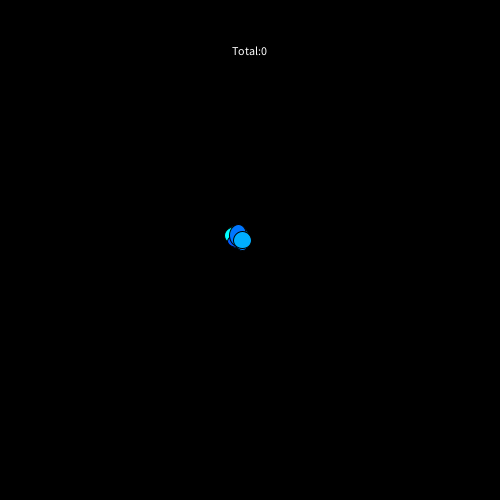
Frame 1 (no input)
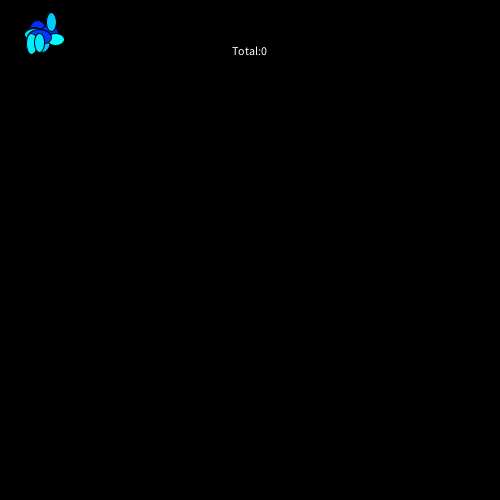
Frame 60 (the mouse pressed at the canvas centre just before this capture)
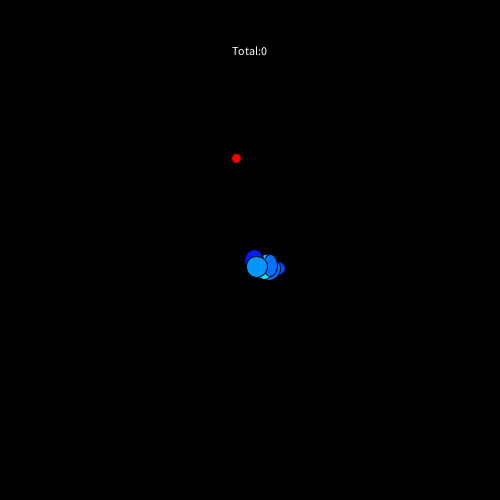
Frame 120 (the mouse held since frame 60 and released just before this capture)

The Processing sketch that drew these frames (run headless with seeded random() and noise(); from frame 60 on, the mouse is pressed at the canvas centre):

// Processing sketch: ChemotaxisEverts
// ── ChemotaxisEverts.pde
Bacteria [] b;
int savedTime;
int totalTime = 5000;
boolean target = false;
PVector targetPos;
int total=0;
boolean reached = false, gameOver = false;
int deleteIndex = 9;


//declare bacteria variables here   
 void setup()   
 {     
   size(500, 500);
   b = new Bacteria[10];
   for(int i=0; i<10; i++){
     b[i]= new Bacteria(width/2, height/2);
   }
   targetPos = new PVector((int)(Math.random()*400)+50, (int)(Math.random()*400)+50);
   textAlign(CENTER, CENTER);
 }   
 void draw()   
 {    
   background(0);
   fill(255);
   text("Total:" + total, width/2, 50);
   if(!gameOver){
     for(int i=0; i<=deleteIndex; i++){
     b[i].move();
     b[i].show();
     if(abs(b[i].x-targetPos.x)<5 && abs(b[i].y-targetPos.y)<5 ){
       total++;
       reached = true;
       println("" + total);
     }
   }
   
   if(frameCount % 90 == 0){
     target = !target;
     targetPos = new PVector((int)(Math.random()*400)+50, (int)(Math.random()*400)+50);
     if(!reached){
       b[deleteIndex] = null;
       if(deleteIndex==0){
          gameOver = true;
       }deleteIndex--;
       println(b);
     }
     reached = false;
   }
   if(target){
     fill(255, 0, 0);
     ellipse(targetPos.x, targetPos.y, 10, 10);
   }
   }else{
  fill(255);
  textSize(60);
  text("Game Over!", width/2, height/2); 
   }
   //move and show the bacteria   
 }  
 

// ── BacteriaEverts.pde
class Bacteria{
  private float x;
  private float y;
  private int randColor;
  float easing = 0.05;
  
  public Bacteria(int x, int y){
    this.x=x;
    this.y=y;
    this.randColor=randColor;
  }
 
   public void move(){  
     
     x+=(int)(Math.random()*8)-2;
     y+=(int)(Math.random()*8)-2;
     
     float targetX = mouseX;
     float dx = targetX - x;
     x += dx * easing;
     float targetY = mouseY;
     float dy = targetY - y;
     y += dy * easing;

     if(x>505 || y>505){
       x=0;
       y=0;
     }
   }
   
   public void show(){
    fill(0, (int)(Math.random()*255)+25, 255);
    ellipse(x, y, (int)(Math.random()*15)+10, (int)(Math.random()*15)+10); 
  }
  
  /*
  public void target(){
    int time=millis()-timer;
   if(  time>5000  && time<10000){
     fill(255, 0, 0);
    ellipse((int)(Math.random()*500)+10, (int)(Math.random()*500)+10, 15, 15);
   }
   
   */
  }
